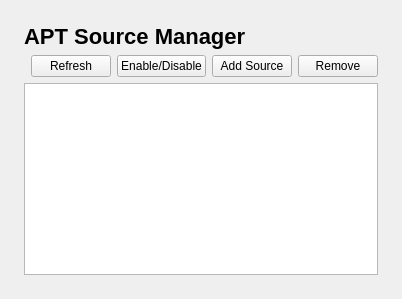
<?xml version="1.0" encoding="UTF-8"?>
<ui version="4.0">
 <class>AptSourcePage</class>
 <widget class="QWidget" name="AptSourcePage">
  <layout class="QVBoxLayout">
   <property name="leftMargin"><number>24</number></property><property name="topMargin"><number>24</number></property><property name="rightMargin"><number>24</number></property><property name="bottomMargin"><number>24</number></property>
   <item><widget class="QLabel"><property name="text"><string>APT Source Manager</string></property><property name="styleSheet"><string>font-size: 22px; font-weight: bold;</string></property></widget></item>
   <item>
    <layout class="QHBoxLayout">
     <item><spacer><property name="orientation"><enum>Qt::Horizontal</enum></property></spacer></item>
     <item><widget class="QPushButton" name="refreshButton"><property name="text"><string>Refresh</string></property></widget></item>
     <item><widget class="QPushButton" name="toggleButton"><property name="text"><string>Enable/Disable</string></property></widget></item>
     <item><widget class="QPushButton" name="addButton"><property name="text"><string>Add Source</string></property></widget></item>
     <item><widget class="QPushButton" name="removeButton"><property name="text"><string>Remove</string></property><property name="objectName"><string>dangerButton</string></property></widget></item>
    </layout>
   </item>
   <item><widget class="QTableView" name="sourceTable"/></item>
  </layout>
 </widget>
</ui>
